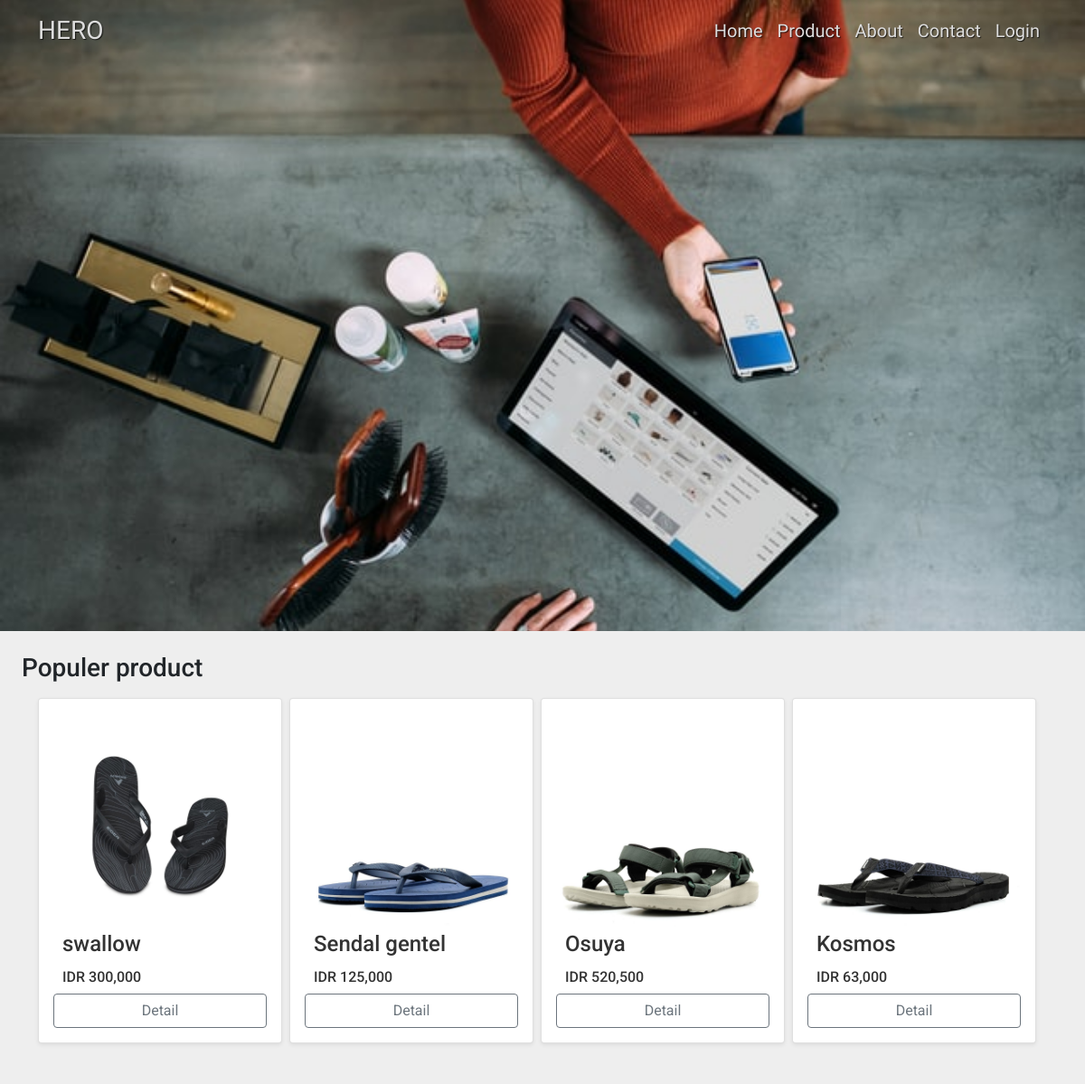
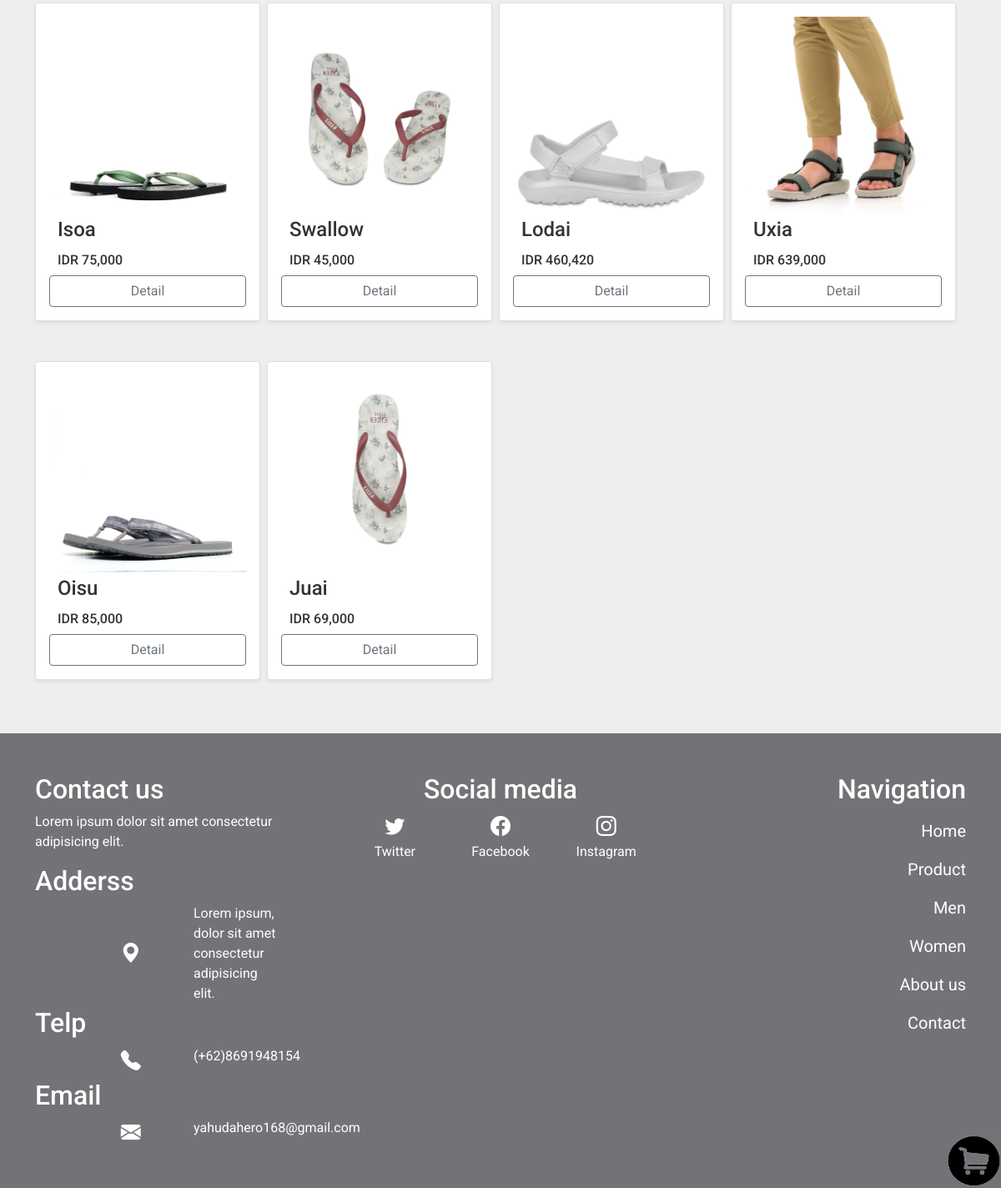
Screenshot of /index.php/product/populer with the database file from the repository (2 pictures, top to bottom).
### tables this page shows
CREATE TABLE `gambar_barang` (
  `ID` int(11) NOT NULL,
  `Nama` varchar(64) DEFAULT NULL,
  `Gambar` text DEFAULT NULL,
  `Title` varchar(64) DEFAULT NULL
);

CREATE TABLE `barang` (
  `ID` int(11) NOT NULL,
  `Id_admin` int(11) NOT NULL,
  `Nama_barang` varchar(64) DEFAULT NULL,
  `Stok_barang` int(11) DEFAULT NULL,
  `Harga_barang` decimal(10,0) DEFAULT NULL,
  `Kategori` varchar(100) DEFAULT NULL,
  `Jenis` varchar(100) DEFAULT NULL,
  `Deskripsi` varchar(333) DEFAULT NULL,
  `Gambar` text DEFAULT NULL,
  `dilihat` int(11) NOT NULL,
  `slug` text NOT NULL
);

### application/controllers/Product.php (called while the page is built, shortened)
<?php
    class Product extends CI_Controller{
        public function __construct(){
            $this->load->library('form_validation');
            $this->load->library('session');
        }
        public function populer(){
            $this->load->model('mproduct');
            $jumbotron= $this->mproduct->getdatajumbotron();
            $data['listJumbotron']=$jumbotron;
            $populer= $this->mproduct->getPopulerProduct();
            $data['populer']=$populer;
            $this->load->view('template/header');
            $this->load->view('product/populer',$data);
            $this->load->view('template/footer');
        }
    }
?>

### index.php (called while the page is built, shortened)
<?php
require_once BASEPATH.'core/CodeIgniter.php';

### application/models/Mproduct.php (called while the page is built, shortened)
<?php
    class Mproduct extends CI_Model{
        public function getdatajumbotron(){
            $this->db->where('Nama','Produk');
            $hasil= $this->db->get('gambar_barang');
            return $hasil->row();
        }
        public function getPopulerProduct(){
            $this->db->order_by('dilihat','DESC');
            $this->db->limit(10);
            $hasil= $this->db->get('barang');
            return $hasil->result();
        }
    }
?>

### application/views/product/populer.php (the view, shortened to what this page needs)
  <link rel="stylesheet" href="<?php echo base_url('assets/css/gender/')?>style.css" />
</head>
<body>
  <section class="satu">
    <nav class="navbar navbar-expand-lg navbar-light">
      <div class="container">
        <a class="navbar-brand text-dark fs-3" href="#">HERO</a>
        <div class="collapse navbar-collapse" id="navbarNavAltMarkup">
          <div class="navbar-nav ms-auto">
            <a class="nav-link active text-dark fs-5" aria-current="page" href="<?php echo site_url('home')?>">Home</a>
            <a class="nav-link text-dark fs-5" href="<?php echo site_url('product')?>">Product</a>
            <a class="nav-link text-dark fs-5" href="<?php echo site_url('about')?>">About</a>
            <a class="nav-link text-dark fs-5" href="<?php echo site_url('contact')?>">Contact</a>
            <?php
            $login = $this->session->userdata('member_id');
            if (!$login){
              ?>
              <a class="nav-link text-dark fs-5" href="<?php echo site_url('member')?>">Login</a>
            <?php }else{?>
              <a class="nav-link text-dark fs-5" href="<?php echo site_url('profile')?>">Profile</a>
            <?php } ?>
          </div>
        </div>
      </div>
    </nav>
  </section>
  <section class="dua">
    <div class="jumbotron jumbotron-fluid" style="background-image: url(<?php echo base_url('admin/').$listJumbotron->Gambar?>";>
    </div>
  </section>
  <section class="tiga">
    <h3 class="mt-4 ms-4">Populer product</h3>
    <div class="container mt-3">
        <?php foreach($populer as $u) { ?>
          <a href="<?php echo site_url('product/detail/'.$u->slug) ?>" class="text-decoration-none">
          <div class="card shadow-sm p-3 mb-5 bg-body rounded me-2">
              <img src="<?php echo base_url('admin/').$u->Gambar?>" alt="sendal sepatu" />
              <h4><?php echo $u->Nama_barang?></h4>
              <h6>IDR <?php echo number_format($u->Harga_barang)?></h6>
              <button class="btn btn-outline-secondary">Detail</button>
          </div>
          </a>
          <?php } ?>
    </div>
  </section>
  <a href="<?php echo site_url('cart')?>" class="cart">
    <img src="<?php echo base_url("admin/assets/images/")?>cart.png" width="65px" height="65px" alt="...">
  </a>

### assets/css/gender/style.css (style rules this page uses)
body { background-color: #eee; font-family: "Roboto", sans-serif; position: relative; }
.navbar { font-family: "Gemunu Libre", sans-serif; }
.jumbotron { background-image: url(); background-repeat: no-repeat; background-size: cover; height: 300px; }
.cart { position: fixed; right: 0; bottom: 0; z-index: 9999; }
@media (min-width: 992px) { .navbar-brand, .nav-link { color: #ddd !important; z-index: 10; text-shadow: 1px 1px 1px rgba(0, 0, 0, 0.7); } }
@media (min-width: 992px) { .jumbotron { height: 700px; margin-top: -70px; } }
@media (min-width: 992px) { .tiga .card { width: 270px !important; } }
.tiga .container { display: flex; flex-wrap: wrap; }
.tiga .card { color: #333; width: 160px; }
.tiga .card h4, h6 { padding: 5px 10px 0 10px; }

### rows the page displays
gambar_barang: Gambar (picture)
barang: Gambar (picture), Nama_barang "swallow", Harga_barang "300,000"
barang: Gambar (picture), Nama_barang "Sendal gentel", Harga_barang "125,000"
barang: Gambar (picture), Nama_barang "Osuya", Harga_barang "520,500"
barang: Gambar (picture), Nama_barang "Kosmos", Harga_barang "63,000"
barang: Gambar (picture), Nama_barang "Isoa", Harga_barang "75,000"
barang: Gambar (picture), Nama_barang "Swallow", Harga_barang "45,000"
barang: Gambar (picture), Nama_barang "Lodai", Harga_barang "460,420"
barang: Gambar (picture), Nama_barang "Uxia", Harga_barang "639,000"
barang: Gambar (picture), Nama_barang "Oisu", Harga_barang "85,000"
barang: Gambar (picture), Nama_barang "Juai", Harga_barang "69,000"
